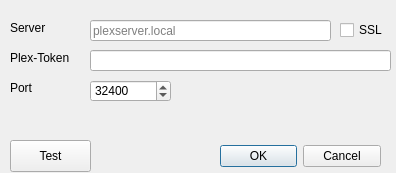
<?xml version="1.0" encoding="UTF-8"?>
<ui version="4.0">
 <class>settingsDialog</class>
 <widget class="QDialog" name="settingsDialog">
  <property name="geometry">
   <rect>
    <x>0</x>
    <y>0</y>
    <width>396</width>
    <height>173</height>
   </rect>
  </property>
  <property name="windowTitle">
   <string>Plex Sessions Settings</string>
  </property>
  <widget class="QDialogButtonBox" name="buttonBox">
   <property name="geometry">
    <rect>
     <x>220</x>
     <y>140</y>
     <width>161</width>
     <height>32</height>
    </rect>
   </property>
   <property name="orientation">
    <enum>Qt::Horizontal</enum>
   </property>
   <property name="standardButtons">
    <set>QDialogButtonBox::Cancel|QDialogButtonBox::Ok</set>
   </property>
  </widget>
  <widget class="QLabel" name="label">
   <property name="geometry">
    <rect>
     <x>10</x>
     <y>20</y>
     <width>58</width>
     <height>16</height>
    </rect>
   </property>
   <property name="text">
    <string>Server</string>
   </property>
  </widget>
  <widget class="QLineEdit" name="lineEdit">
   <property name="geometry">
    <rect>
     <x>90</x>
     <y>20</y>
     <width>241</width>
     <height>21</height>
    </rect>
   </property>
   <property name="placeholderText">
    <string>plexserver.local</string>
   </property>
  </widget>
  <widget class="QCheckBox" name="checkBox">
   <property name="geometry">
    <rect>
     <x>340</x>
     <y>20</y>
     <width>51</width>
     <height>20</height>
    </rect>
   </property>
   <property name="text">
    <string>SSL</string>
   </property>
  </widget>
  <widget class="QLabel" name="label_3">
   <property name="geometry">
    <rect>
     <x>10</x>
     <y>50</y>
     <width>71</width>
     <height>16</height>
    </rect>
   </property>
   <property name="text">
    <string>Plex-Token</string>
   </property>
  </widget>
  <widget class="QLineEdit" name="lineEdit_2">
   <property name="geometry">
    <rect>
     <x>90</x>
     <y>50</y>
     <width>301</width>
     <height>21</height>
    </rect>
   </property>
  </widget>
  <widget class="QSpinBox" name="spinBox">
   <property name="geometry">
    <rect>
     <x>90</x>
     <y>80</y>
     <width>81</width>
     <height>22</height>
    </rect>
   </property>
   <property name="maximum">
    <number>65535</number>
   </property>
   <property name="value">
    <number>32400</number>
   </property>
  </widget>
  <widget class="QLabel" name="label_2">
   <property name="geometry">
    <rect>
     <x>10</x>
     <y>80</y>
     <width>58</width>
     <height>16</height>
    </rect>
   </property>
   <property name="text">
    <string>Port</string>
   </property>
  </widget>
  <widget class="QLabel" name="label_4">
   <property name="geometry">
    <rect>
     <x>10</x>
     <y>110</y>
     <width>381</width>
     <height>16</height>
    </rect>
   </property>
   <property name="text">
    <string/>
   </property>
  </widget>
  <widget class="QPushButton" name="pushButton">
   <property name="geometry">
    <rect>
     <x>10</x>
     <y>140</y>
     <width>81</width>
     <height>32</height>
    </rect>
   </property>
   <property name="text">
    <string>Test</string>
   </property>
  </widget>
 </widget>
 <resources/>
 <connections>
  <connection>
   <sender>buttonBox</sender>
   <signal>accepted()</signal>
   <receiver>settingsDialog</receiver>
   <slot>accept()</slot>
   <hints>
    <hint type="sourcelabel">
     <x>248</x>
     <y>254</y>
    </hint>
    <hint type="destinationlabel">
     <x>157</x>
     <y>274</y>
    </hint>
   </hints>
  </connection>
  <connection>
   <sender>buttonBox</sender>
   <signal>rejected()</signal>
   <receiver>settingsDialog</receiver>
   <slot>reject()</slot>
   <hints>
    <hint type="sourcelabel">
     <x>316</x>
     <y>260</y>
    </hint>
    <hint type="destinationlabel">
     <x>286</x>
     <y>274</y>
    </hint>
   </hints>
  </connection>
 </connections>
</ui>
